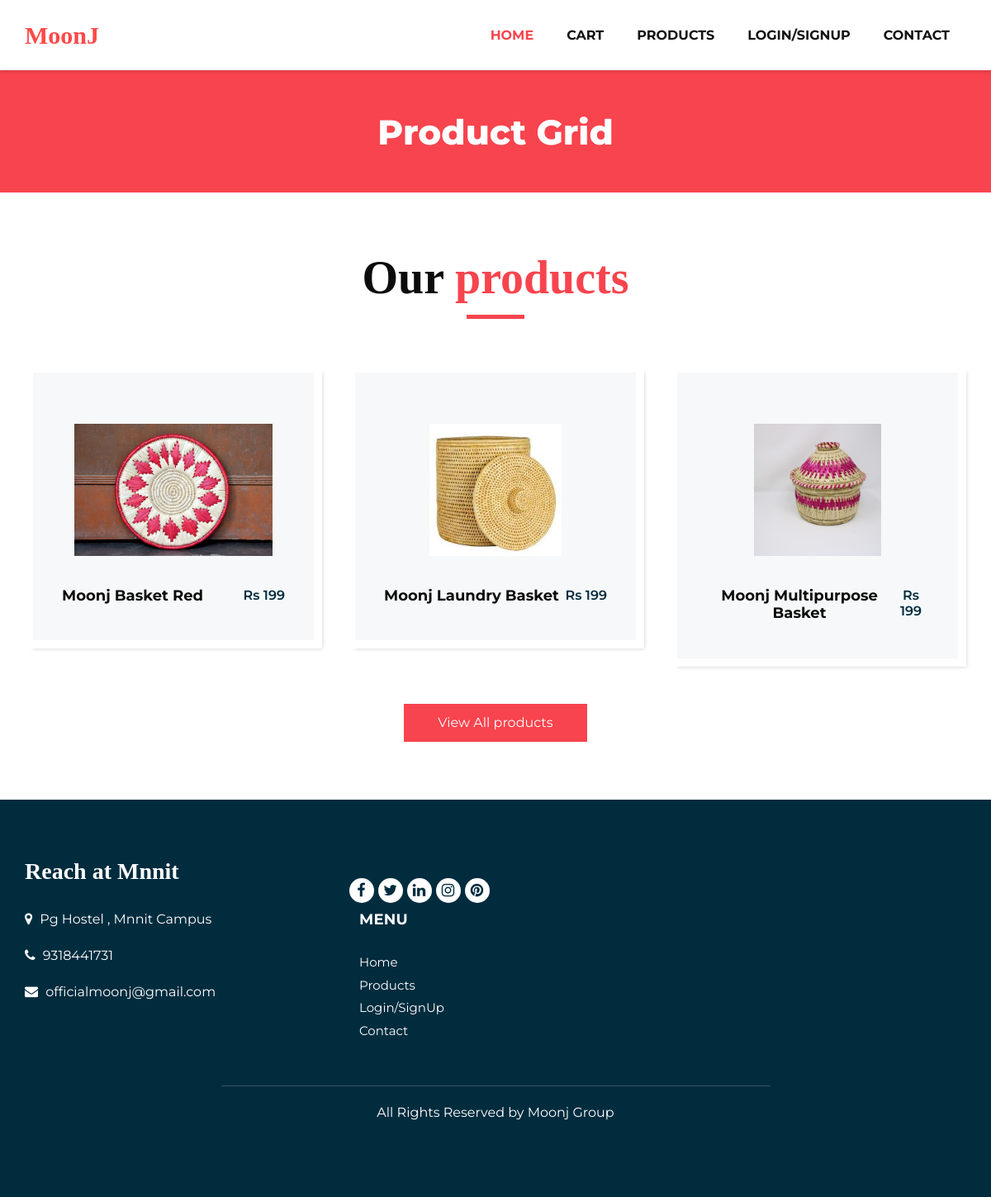
The app's page /product/ with its own data.
### cart/models.py (models this page shows)
class product(models.Model):
    product_name = models.CharField(max_length=500)
    product_id = models.AutoField(primary_key=True)
    description = models.TextField(null=True)
    quantity = models.IntegerField(default=0)
    image =  models.ImageField(upload_to="myimage",null=True)
    category_id = models.ForeignKey(category,on_delete=models.CASCADE)
    price = models.IntegerField()

### cart/views.py (the view, shortened to what this page needs)
# urls.py: path('product/',car.dashboard),
def dashboard(request):
    object_list = []
    user_obj = user_data_object("","")
    if request.session.has_key('user_login_user_id'):
        user_id= request.session['user_login_user_id']
        name = registration.objects.get(email=user_id).name
        user_obj = user_data_object(user_id,name)
    try:
        data = product.objects.all()[:3]
    except:
        print("not loaded")
    else:
        for x in data:
            ob = dash_product(x.product_name,x.product_id,x.price,x.quantity,x.image)
            print(ob.img.url)
            object_list.append(ob)
    context ={
        "data1":object_list,
        "data":user_obj
    }
    return render(request,'registeration/product.html',context)

### registration/templates/registeration/product.html (shortened to what this page needs)
{% extends 'registeration/nav.html' %}
{% load static %}
{% block content %}
      <section class="inner_page_head">
         <div class="container_fuild">
            <div class="row">
               <div class="col-md-12">
                  <div class="full">
                     <h3>Product Grid</h3>
                  </div>
               </div>
            </div>
         </div>
      </section>
      <section class="product_section layout_padding">
         <div class="container">
            <div class="heading_container heading_center">
               <h2>
                  Our <span>products</span>
               </h2>
            </div>
            <div class="row">
               {% for x in data1 %}
               <div class="col-sm-6 col-md-4 col-lg-4">
                  <div class="box">
                     <div class="img-box">
                        <img src="/media/{{x.img}}" alt="">
                     </div>
                     <div class="detail-box">
                        <h5>
                           {{ x.product_name }}
                        </h5>
                        <h6>
                          Rs {{ x.price }}
                        </h6>
                     </div>
                  </div>
               </div>
               {% endfor %}
            </div>
            <div class="btn-box">
               <a href="/product?pk=2">
                  View All products
               </a>
            </div>
         </div>
      </section>
     {% endblock content %}

### static/css/style.css (style rules this page uses)
* { box-sizing: border-box; }
body { font-family: 'Montserrat', sans-serif; color: #0c0c0c; background-color: #ffffff; overflow-x: hidden; }
.layout_padding { padding: 70px 0; }
h1, h2 { font-family: 'Playfair Display', serif; }
.heading_container { display: -webkit-box; display: -ms-flexbox; display: flex; -webkit-box-orient: vertical; -webkit-box-direction: normal; -ms-flex-direction: column; flex-direction: column; -webkit-box-align: start; -ms-flex-align: start; align-items: flex-start; }
.heading_container h2 { position: relative; margin-bottom: 0; font-size: 3.5rem; font-weight: bold; }
.heading_container h2::after { content: ""; display: block; width: 70px; height: 5px; background: #f7444e; margin: 10px auto 10px; }
.heading_container h2 span { color: #f7444e; }
.heading_container.heading_center { -webkit-box-align: center; -ms-flex-align: center; align-items: center; text-align: center; }
a, a:hover, a:focus { text-decoration: none; }
.product_section .heading_container { margin-bottom: 20px; }
.product_section .box { position: relative; margin-top: 25px; padding: 35px 35px; background-color: #f7f8f9; -webkit-transition: all .3s; transition: all .3s; overflow: hidden; box-shadow: 5px 5px 5px -5px rgba(0,0,0,.2); border: solid #fff 10px; }
.product_section .box .img-box { display: -webkit-box; display: -ms-flexbox; display: flex; -webkit-box-pack: center; -ms-flex-pack: center; justify-content: center; -webkit-box-align: center; -ms-flex-align: center; align-items: center; height: 215px; }
.product_section .box .img-box img { max-width: 100%; max-height: 160px; -webkit-transition: all .3s; transition: all .3s; }
.product_section .box .detail-box { text-align: center; display: -webkit-box; display: -ms-flexbox; display: flex; -webkit-box-pack: justify; -ms-flex-pack: justify; justify-content: space-between; }
.product_section .box .detail-box h5 { font-size: 18px; margin-top: 10px; }
.product_section .box .detail-box h6 { margin-top: 10px; color: #002c3e; font-weight: 600; }
.product_section .btn-box { display: -webkit-box; display: -ms-flexbox; display: flex; -webkit-box-pack: center; -ms-flex-pack: center; justify-content: center; margin-top: 45px; }
.product_section .btn-box a { display: inline-block; padding: 10px 40px; background-color: #f7444e; border: 1px solid #f7444e; color: #ffffff; border-radius: 0; -webkit-transition: all 0.3s; transition: all 0.3s; }
.detail-box h5 { font-size: 21px; font-weight: 700; }
.inner_page_head { background: #f7444e; text-align: center; color: #fff; padding-top: 50px; padding-bottom: 40px; }
.inner_page_head h3 { font-size: 42px; font-weight: 800; }

### static/css/responsive.css (style rules this page uses)
@media (min-width: 1200px) { .container { max-width: 1170px; } }

### records on screen
product: img (picture), product_name "Moonj Basket Red"
product: img (picture), product_name "Moonj Laundry Basket"
product: img (picture), product_name "Moonj Multipurpose Basket"

### other values on screen
{{ x.price }} "199" "199" "199"
